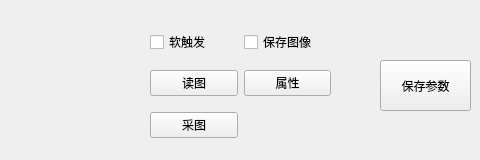
        <widget class="QWidget" name="tab_28">
         <attribute name="title">
          <string>相机4</string>
         </attribute>
         <widget class="QPushButton" name="pushButton_31">
          <property name="geometry">
           <rect>
            <x>380</x>
            <y>60</y>
            <width>91</width>
            <height>51</height>
           </rect>
          </property>
          <property name="text">
           <string>保存参数</string>
          </property>
         </widget>
         <widget class="QWidget" name="layoutWidget_11">
          <property name="geometry">
           <rect>
            <x>150</x>
            <y>20</y>
            <width>181</width>
            <height>131</height>
           </rect>
          </property>
          <layout class="QGridLayout" name="gridLayout_16">
           <item row="0" column="0">
            <widget class="QCheckBox" name="checkBox_30">
             <property name="text">
              <string>软触发</string>
             </property>
            </widget>
           </item>
           <item row="0" column="1">
            <widget class="QCheckBox" name="checkBox_31">
             <property name="text">
              <string>保存图像</string>
             </property>
            </widget>
           </item>
           <item row="1" column="0">
            <widget class="QPushButton" name="pushButton_13">
             <property name="text">
              <string>读图</string>
             </property>
            </widget>
           </item>
           <item row="1" column="1">
            <widget class="QPushButton" name="pushButton_14">
             <property name="text">
              <string>属性</string>
             </property>
            </widget>
           </item>
           <item row="2" column="0">
            <widget class="QPushButton" name="pushButton_15">
             <property name="text">
              <string>采图</string>
             </property>
            </widget>
           </item>
          </layout>
         </widget>
        </widget>
